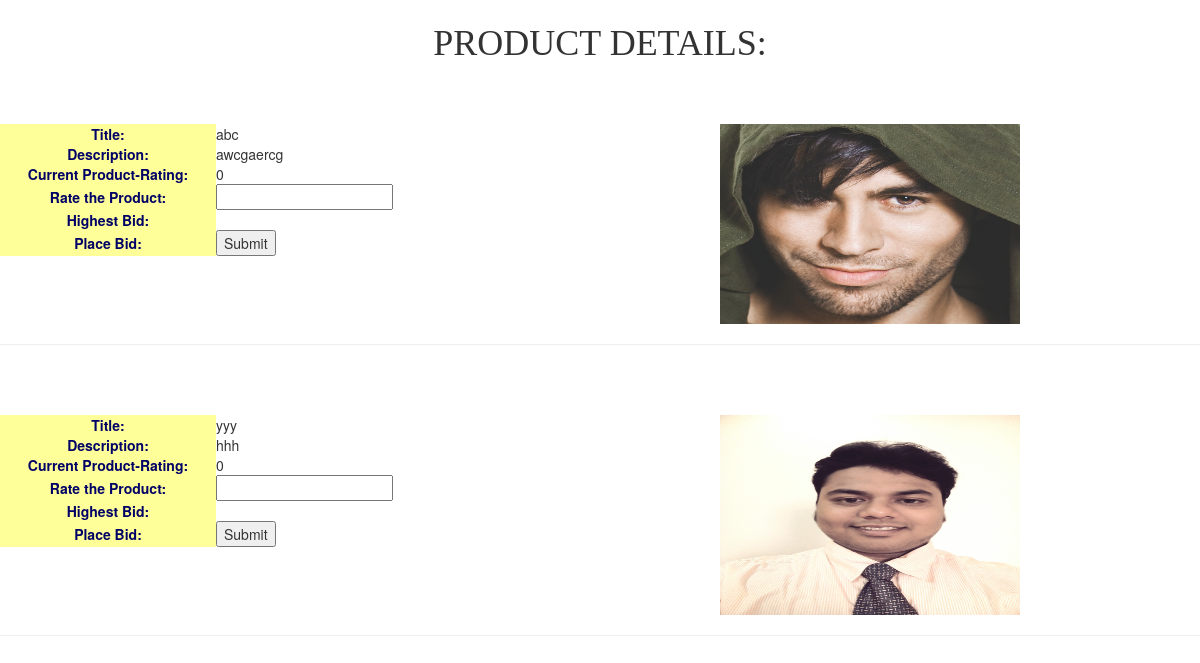
Page /php/view.php on the earlier database version.
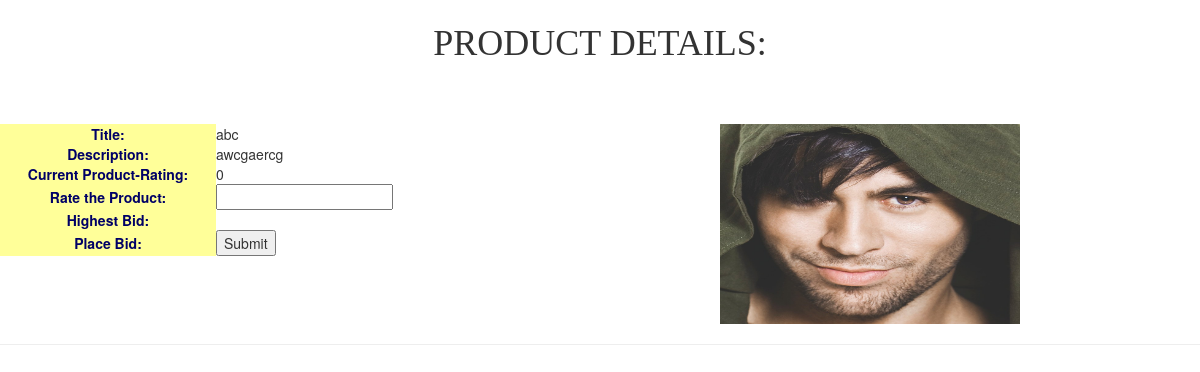
Same page on the later database version.
### tables this page shows
CREATE TABLE IF NOT EXISTS `images` (
  `img_id` int(10) NOT NULL AUTO_INCREMENT,
  `img_userid` int(11) NOT NULL,
  `imgpath` varchar(500) NOT NULL,
  `img_title` varchar(30) NOT NULL,
  `img_desc` varchar(500) NOT NULL,
  `img_rate` int(10) NOT NULL,
  PRIMARY KEY (`img_id`)
);

### php/view.php (the view, shortened to what this page needs)
<!DOCTYPE html>
<html>
<head>
    <link href="http://netdna.bootstrapcdn.com/bootstrap/3.0.3/css/bootstrap.min.css" rel="stylesheet">
    <link href="http://maxcdn.bootstrapcdn.com/font-awesome/4.1.0/css/font-awesome.min.css" rel="stylesheet">
</head>
<body style="padding:0px; margin:0px; background-color:#fff;">
<h1 align = "center"><font face = "monotype corsiva">PRODUCT DETAILS:</font></h1>
<?php
$servername = "localhost";
$username = "root";
$password = "";
$dbname="hack";
$conn = mysqli_connect($servername, $username, $password, $dbname);
$sql = "SELECT * FROM images";
$result = mysqli_query($conn, $sql);
?>
<?php
if (mysqli_num_rows($result) > 0) {
   while($row = mysqli_fetch_assoc($result)){
   $maruphoto="../images/".$row["imgpath"];
   $imgtitle=$row["img_title"];
   $imgdesc=$row['img_desc'];
   $imgrate=$row['img_rate'];?>
<table id="userInfo" width="60%" style="margin-top:50px;"  cellspacing="10" cellpadding="5" align="left">
   <tr>
      <td width="30%" id="heads"><strong>Title:</strong></td>
      <td width="70%" id="detail">
       	<?php echo $imgtitle; ?></td>
    </tr>
  <tr>
      <td width="30%" id="heads"><strong>Description:</strong></td>
      <td width="70%" id="detail">
       <?php echo $imgdesc; ?></td>
    </tr>
  <tr>
      <td width="30%" id="heads"><strong>Current Product-Rating:</strong></td>
      <td width="70%" id="detail">
       <?php echo $imgrate; ?></td>
    </tr>
   <tr>
      <td width="30%" id="heads"><strong>Rate the Product:</strong></td>
      <td width="70%" id="detail"><input type="number" name="your_awesome_parameter" id="some_id" class="rating" data-clearable="remove" data-icon-lib="fa" data-active-icon="fa-heart" data-inactive-icon="fa-heart-o" data-clearable-icon="fa-trash-o"/></td>
   </tr>
   <tr>
      <td width="30%" id="heads"><strong>Highest Bid:</strong></td>
	  <td width="70%" id="detail"></td>
     </tr>
	 <tr>
      <td width="30%" id="heads"><strong>Place Bid:</strong></td>
	  <td width="70%" id="detail"><input type="submit" name = ""></td>
     </tr>
</table>
<img id="userPhoto" style="margin-top:50px;" src="<?php echo $maruphoto; ?>" width="300" height="200"/>
<hr>
<?php
   }
} else {
}
mysqli_close($conn);?>
</body>
</html>

### php/view.php (style rules this page uses)
body { background-image:url(../images/bbb.jpg); }
#heads { border:none; color:#006; background:#FF9; text-align:center; }

Differences in the rows shown:
removed images: img_title "yyy", img_desc "hhh", img_rate "0", imgpath (picture)
